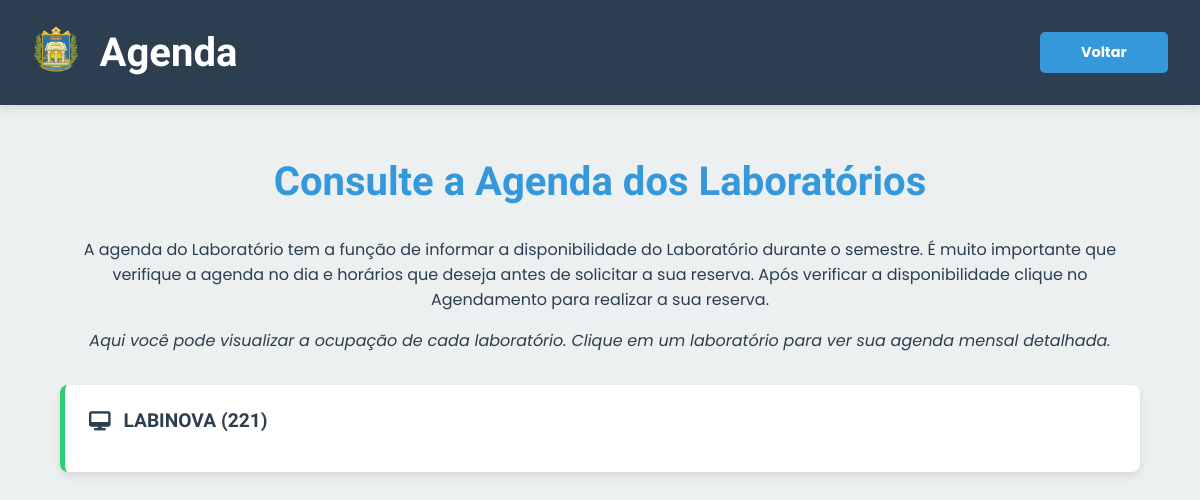
The app's page /agenda.php, older data.
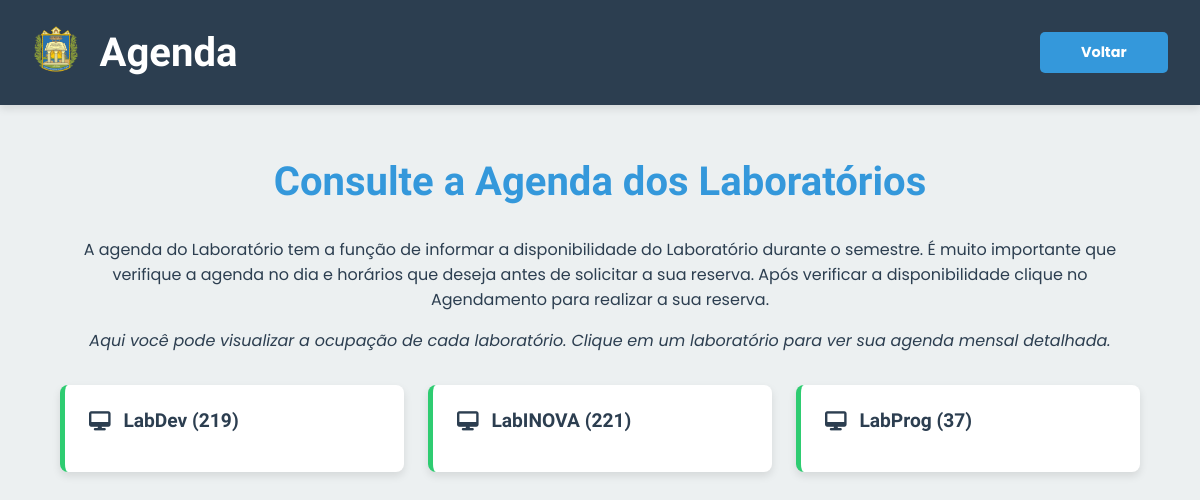
The same page, newer data.
### tables this page shows
CREATE TABLE `laboratorios` (
  `id` int(11) NOT NULL,
  `nome` varchar(100) NOT NULL,
  `capacidade` int(11) DEFAULT NULL,
  `numero` varchar(255) NOT NULL,
  `projetor` tinyint(1) NOT NULL DEFAULT 0,
  `localizacao` varchar(255) DEFAULT NULL,
  `foto_url` varchar(255) DEFAULT NULL
);

### agenda.php (the view, shortened to what this page needs)
<?php
require_once "db.php";
$lab_selecionado = null;
$labs = $conexao->query("SELECT * FROM laboratorios ORDER BY numero")->fetchAll(PDO::FETCH_ASSOC);
?>
<!DOCTYPE html>
<html lang="pt-br">
<head>
  <link rel="stylesheet" href="css/style.css?v=1.1">
  <link rel="stylesheet" href="https://cdnjs.cloudflare.com/ajax/libs/font-awesome/6.4.0/css/all.min.css">
</head>
<body>
  <div class="header">
    <div style="display: flex; align-items: center; gap: 20px;">
        <a href="index.php"><img src="img/logo.png" alt="Logo" style="height: 50px;"></a>
        <h1 style="margin: 0;">Agenda</h1>
    </div>
    <a href="index.php" class="btn">Voltar</a>
  </div>
  <div class="container">
    <?php if (!$lab_selecionado): ?>
      <div style="text-align: center; margin-bottom: 2rem;">
        <h2>Consulte a Agenda dos Laboratórios</h2>
        <p>A agenda do Laboratório tem a função de informar a disponibilidade do Laboratório durante o semestre. É muito importante que verifique a agenda no dia e horários que deseja antes de solicitar a sua reserva.
Após verificar a disponibilidade clique no Agendamento para realizar a sua reserva.</p>
        <p><em>Aqui você pode visualizar a ocupação de cada laboratório. Clique em um laboratório para ver sua agenda mensal detalhada.</em></p>
      </div>
      <div class="dashboard-cards">
        <?php foreach ($labs as $lab): ?>
          <a href="agenda.php?lab_id=<?= $lab['id'] ?>" class="card card-livre">
            <h3><i class="fas fa-desktop"></i> <?= htmlspecialchars($lab['nome']) ?> (<?= $lab['numero'] ?>)</h3>
          </a>
        <?php endforeach; ?>
      </div>
    <?php endif; ?>
  </div>
</body>
</html>

Row changes from the older to the newer data that the page shows:
removed laboratorios: nome "LABINOVA", numero "221"
added laboratorios: nome "LabDev", numero "219"
added laboratorios: nome "LabINOVA", numero "221"
added laboratorios: nome "LabProg", numero "37"
